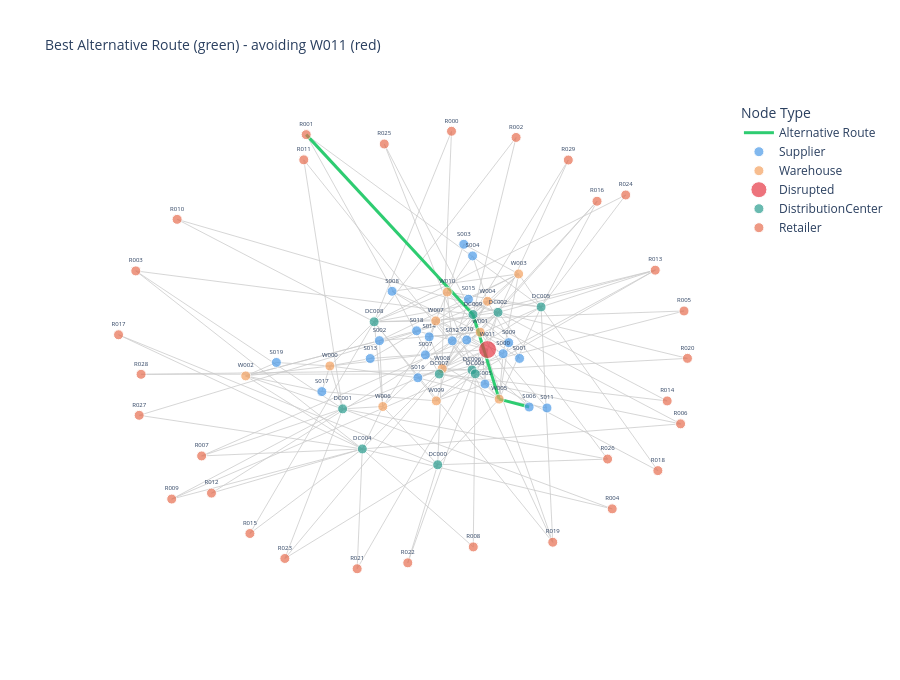

Notebook code cell kept with this figure:
### Markdown cell above
### Visualize the Best Alternative Route

The network diagram below highlights the cheapest alternative route in green, with the disrupted node still shown in red. This is the rerouting the supply chain would follow if the critical node went offline.

### Code cell
if alt_df.empty:
    print("No alternative routes to visualize.")
else:
    best       = alt_df.iloc[0]
    path_nodes = best["path_nodes"]
    path_str   = " -> ".join(path_nodes)

    print(f"Best alternative route: {best['source']} -> {best['target']}")
    print(f"Path  : {path_str}")
    print(f"Cost  : ${best['total_cost']}")
    print(f"Hops  : {best['hops']}")

    build_network_figure(
        G,
        highlight_node = disrupted_id,
        highlight_path = path_nodes,
        title = f"Best Alternative Route (green) - avoiding {disrupted_id} (red)"
    ).show()

### Figure 1 — Plotly figure (JSON) as saved in the notebook; plotly's stock layout.template omitted (floating-point values rounded to 4 significant figures; data arrays with more than 128 entries replaced by an {"elided": "..."} marker saying what was removed)
{"data": [{"hoverinfo": "none", "line": {"color": "#cccccc", "width": 0.8}, "mode": "lines", "showlegend": false, "type": "scatter", "x": {"elided": "507 float values"}, "y": {"elided": "507 float values"}}, {"hoverinfo": "none", "line": {"color": "#2ECC71", "width": 3}, "mode": "lines", "name": "Alternative Route", "type": "scatter", "x": [0.2155, 0.1319, null, 0.3113, 0.2155, null, 0.1319, -0.4008, null], "y": [-0.1752, 0.1656, null, -0.2072, -0.1752, null, 0.1656, 0.8899, null]}, {"hoverinfo": "text", "hovertext": ["S004<br>Type: Supplier", "S005<br>Type: Supplier", "S014<br>Type: Supplier", "S015<br>Type: Supplier", "S006<br>Type: Supplier", "S007<br>Type: Supplier", "S000<br>Type: Supplier", "S001<br>Type: Supplier", "S018<br>Type: Supplier", "S019<br>Type: Supplier", "S002<br>Type: Supplier", "S003<br>Type: Supplier", "S016<br>Type: Supplier", "S017<br>Type: Supplier", "S012<br>Type: Supplier", "S013<br>Type: Supplier", "S008<br>Type: Supplier", "S009<br>Type: Supplier", "S010<br>Type: Supplier", "S011<br>Type: Supplier"], "marker": {"color": "#4C9BE8", "line": {"color": "white", "width": 1}, "size": [10, 10, 10, 10, 10, 10, 10, 10, 10, 10, 10, 10, 10, 10, 10, 10, 10, 10, 10, 10]}, "mode": "markers+text", "name": "Supplier", "text": ["S004", "S005", "S014", "S015", "S006", "S007", "S000", "S001", "S018", "S019", "S002", "S003", "S016", "S017", "S012", "S013", "S008", "S009", "S010", "S011"], "textfont": {"size": 6}, "textposition": "top center", "type": "scatter", "x": [0.1306, 0.1702, -0.007926, 0.1174, 0.3113, -0.02007, 0.2282, 0.2806, -0.04819, -0.496, -0.1668, 0.1026, -0.04413, -0.3508, 0.06573, -0.1962, -0.1265, 0.246, 0.1119, 0.3682], "y": [0.4016, -0.1146, 0.07554, 0.227, -0.2072, 0.002992, 0.007764, -0.0113, 0.09989, -0.02767, 0.06016, 0.4483, -0.08928, -0.1449, 0.0594, -0.01178, 0.259, 0.05214, 0.063, -0.2108]}, {"hoverinfo": "text", "hovertext": ["W010<br>Type: Warehouse", "W004<br>Type: Warehouse", "W005<br>Type: Warehouse", "W001<br>Type: Warehouse", "W009<br>Type: Warehouse", "W008<br>Type: Warehouse", "W006<br>Type: Warehouse", "W007<br>Type: Warehouse", "W003<br>Type: Warehouse", "W002<br>Type: Warehouse", "W000<br>Type: Warehouse"], "marker": {"color": "#F4A261", "line": {"color": "white", "width": 1}, "size": [10, 10, 10, 10, 10, 10, 10, 10, 10, 10, 10]}, "mode": "markers+text", "name": "Warehouse", "text": ["W010", "W004", "W005", "W001", "W009", "W008", "W006", "W007", "W003", "W002", "W000"], "textfont": {"size": 6}, "textposition": "top center", "type": "scatter", "x": [0.04949, 0.1784, 0.2155, 0.1546, 0.01463, 0.03374, -0.1561, 0.01304, 0.2778, -0.5939, -0.3251], "y": [0.2559, 0.2187, -0.1752, 0.09447, -0.1822, -0.05233, -0.205, 0.1399, 0.3289, -0.08172, -0.04174]}, {"hoverinfo": "text", "hovertext": ["W011<br>Type: Disrupted"], "marker": {"color": "#E63946", "line": {"color": "white", "width": 1}, "size": [18]}, "mode": "markers+text", "name": "Disrupted", "text": ["W011"], "textfont": {"size": 6}, "textposition": "top center", "type": "scatter", "x": [0.1785], "y": [0.02427]}, {"hoverinfo": "text", "hovertext": ["DC002<br>Type: DistributionCenter", "DC001<br>Type: DistributionCenter", "DC006<br>Type: DistributionCenter", "DC009<br>Type: DistributionCenter", "DC005<br>Type: DistributionCenter", "DC004<br>Type: DistributionCenter", "DC008<br>Type: DistributionCenter", "DC007<br>Type: DistributionCenter", "DC000<br>Type: DistributionCenter", "DC003<br>Type: DistributionCenter"], "marker": {"color": "#2A9D8F", "line": {"color": "white", "width": 1}, "size": [10, 10, 10, 10, 10, 10, 10, 10, 10, 10]}, "mode": "markers+text", "name": "DistributionCenter", "text": ["DC002", "DC001", "DC006", "DC009", "DC005", "DC004", "DC008", "DC007", "DC000", "DC003"], "textfont": {"size": 6}, "textposition": "top center", "type": "scatter", "x": [0.2119, -0.2844, 0.1288, 0.1319, 0.3494, -0.2215, -0.1837, 0.02401, 0.01917, 0.1392], "y": [0.1742, -0.2145, -0.05782, 0.1656, 0.1959, -0.3759, 0.136, -0.0741, -0.4396, -0.07347]}, {"hoverinfo": "text", "hovertext": ["R012<br>Type: Retailer", "R016<br>Type: Retailer", "R020<br>Type: Retailer", "R010<br>Type: Retailer", "R013<br>Type: Retailer", "R014<br>Type: Retailer", "R026<br>Type: Retailer", "R009<br>Type: Retailer", "R003<br>Type: Retailer", "R007<br>Type: Retailer", "R004<br>Type: Retailer", "R011<br>Type: Retailer", "R023<br>Type: Retailer", "R015<br>Type: Retailer", "R024<br>Type: Retailer", "R000<br>Type: Retailer", "R019<br>Type: Retailer", "R005<br>Type: Retailer", "R002<br>Type: Retailer", "R021<br>Type: Retailer", "R028<br>Type: Retailer", "R029<br>Type: Retailer", "R017<br>Type: Retailer", "R022<br>Type: Retailer", "R027<br>Type: Retailer", "R006<br>Type: Retailer", "R025<br>Type: Retailer", "R001<br>Type: Retailer", "R018<br>Type: Retailer", "R008<br>Type: Retailer"], "marker": {"color": "#E76F51", "line": {"color": "white", "width": 1}, "size": [10, 10, 10, 10, 10, 10, 10, 10, 10, 10, 10, 10, 10, 10, 10, 10, 10, 10, 10, 10, 10, 10, 10, 10, 10, 10, 10, 10, 10, 10]}, "mode": "markers+text", "name": "Retailer", "text": ["R012", "R016", "R020", "R010", "R013", "R014", "R026", "R009", "R003", "R007", "R004", "R011", "R023", "R015", "R024", "R000", "R019", "R005", "R002", "R021", "R028", "R029", "R017", "R022", "R027", "R006", "R025", "R001", "R018", "R008"], "textfont": {"size": 6}, "textposition": "top center", "type": "scatter", "x": [-0.7032, 0.5281, 0.8168, -0.813, 0.714, 0.7521, 0.5618, -0.8302, -0.9449, -0.7346, 0.5766, -0.4084, -0.4689, -0.5805, 0.6197, 0.06334, 0.3867, 0.8059, 0.2696, -0.238, -0.928, 0.4364, -1, -0.0763, -0.9341, 0.7949, -0.1515, -0.4008, 0.7223, 0.1329], "y": [-0.5537, 0.6216, -0.01108, 0.5487, 0.344, -0.1826, -0.4167, -0.5777, 0.3411, -0.4041, -0.6172, 0.7883, -0.8169, -0.7164, 0.6469, 0.9035, -0.7516, 0.1797, 0.8785, -0.8583, -0.07539, 0.7876, 0.0838, -0.8345, -0.2404, -0.2749, 0.8521, 0.8899, -0.4632, -0.7704]}], "layout": {"height": 680, "hovermode": "closest", "legend": {"title": {"text": "Node Type"}}, "plot_bgcolor": "white", "showlegend": true, "title": {"font": {"size": 14}, "text": "Best Alternative Route (green) - avoiding W011 (red)"}, "xaxis": {"showgrid": false, "showticklabels": false, "zeroline": false}, "yaxis": {"showgrid": false, "showticklabels": false, "zeroline": false}}}
